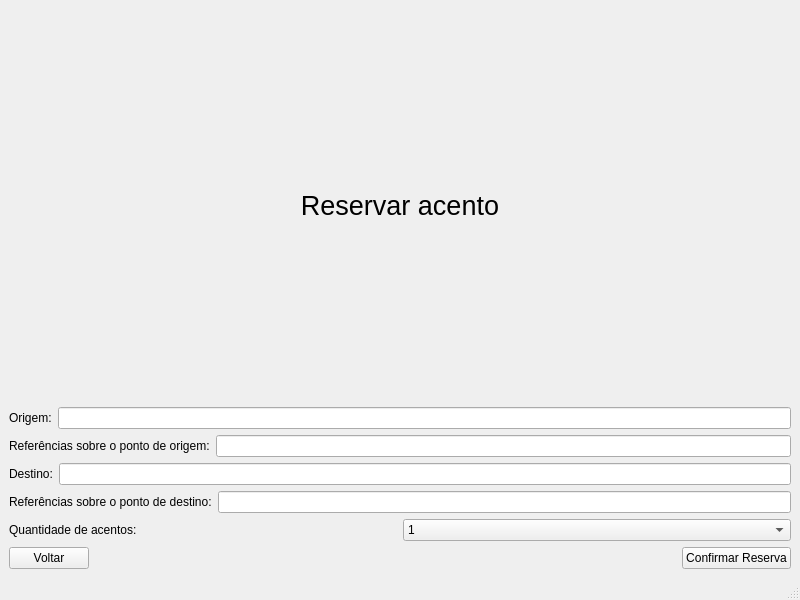
<?xml version="1.0" encoding="UTF-8"?>
<ui version="4.0">
 <class>MainWindow</class>
 <widget class="QMainWindow" name="MainWindow">
  <property name="geometry">
   <rect>
    <x>0</x>
    <y>0</y>
    <width>800</width>
    <height>600</height>
   </rect>
  </property>
  <property name="windowTitle">
   <string>MainWindow</string>
  </property>
  <widget class="QWidget" name="centralwidget">
   <layout class="QGridLayout" name="gridLayout">
    <item row="2" column="0">
     <layout class="QHBoxLayout" name="horizontalLayout_4">
      <item>
       <widget class="QLabel" name="label_5">
        <property name="text">
         <string>Referências sobre o ponto de origem:</string>
        </property>
       </widget>
      </item>
      <item>
       <widget class="QLineEdit" name="ref_origem"/>
      </item>
     </layout>
    </item>
    <item row="0" column="0">
     <widget class="QLabel" name="label">
      <property name="font">
       <font>
        <pointsize>20</pointsize>
       </font>
      </property>
      <property name="text">
       <string>Reservar acento</string>
      </property>
      <property name="alignment">
       <set>Qt::AlignCenter</set>
      </property>
     </widget>
    </item>
    <item row="3" column="0">
     <layout class="QHBoxLayout" name="horizontalLayout_3">
      <item>
       <widget class="QLabel" name="label_4">
        <property name="text">
         <string>Destino:</string>
        </property>
       </widget>
      </item>
      <item>
       <widget class="QLineEdit" name="line_destino">
        <property name="readOnly">
         <bool>true</bool>
        </property>
       </widget>
      </item>
     </layout>
    </item>
    <item row="4" column="0">
     <layout class="QHBoxLayout" name="horizontalLayout_5">
      <item>
       <widget class="QLabel" name="label_6">
        <property name="text">
         <string>Referências sobre o ponto de destino:</string>
        </property>
       </widget>
      </item>
      <item>
       <widget class="QLineEdit" name="ref_destino"/>
      </item>
     </layout>
    </item>
    <item row="1" column="0">
     <layout class="QHBoxLayout" name="horizontalLayout_2">
      <item>
       <widget class="QLabel" name="label_3">
        <property name="text">
         <string>Origem:</string>
        </property>
       </widget>
      </item>
      <item>
       <widget class="QLineEdit" name="line_origem">
        <property name="readOnly">
         <bool>true</bool>
        </property>
       </widget>
      </item>
     </layout>
    </item>
    <item row="6" column="0">
     <layout class="QHBoxLayout" name="horizontalLayout_6">
      <item>
       <widget class="QPushButton" name="pushButton">
        <property name="text">
         <string>Voltar</string>
        </property>
       </widget>
      </item>
      <item>
       <spacer name="horizontalSpacer">
        <property name="orientation">
         <enum>Qt::Horizontal</enum>
        </property>
        <property name="sizeHint" stdset="0">
         <size>
          <width>40</width>
          <height>20</height>
         </size>
        </property>
       </spacer>
      </item>
      <item>
       <widget class="QPushButton" name="pushButton_2">
        <property name="text">
         <string>Confirmar Reserva</string>
        </property>
       </widget>
      </item>
     </layout>
    </item>
    <item row="5" column="0">
     <layout class="QHBoxLayout" name="horizontalLayout">
      <item>
       <widget class="QLabel" name="label_2">
        <property name="text">
         <string>Quantidade de acentos:</string>
        </property>
       </widget>
      </item>
      <item>
       <widget class="QComboBox" name="comboBox">
        <item>
         <property name="text">
          <string>1</string>
         </property>
        </item>
        <item>
         <property name="text">
          <string>2</string>
         </property>
        </item>
        <item>
         <property name="text">
          <string>3</string>
         </property>
        </item>
        <item>
         <property name="text">
          <string>4</string>
         </property>
        </item>
        <item>
         <property name="text">
          <string>5</string>
         </property>
        </item>
        <item>
         <property name="text">
          <string>6</string>
         </property>
        </item>
        <item>
         <property name="text">
          <string>7</string>
         </property>
        </item>
        <item>
         <property name="text">
          <string>8</string>
         </property>
        </item>
        <item>
         <property name="text">
          <string>9</string>
         </property>
        </item>
        <item>
         <property name="text">
          <string>10</string>
         </property>
        </item>
        <item>
         <property name="text">
          <string>11</string>
         </property>
        </item>
        <item>
         <property name="text">
          <string>12</string>
         </property>
        </item>
        <item>
         <property name="text">
          <string>13</string>
         </property>
        </item>
        <item>
         <property name="text">
          <string>14</string>
         </property>
        </item>
        <item>
         <property name="text">
          <string>15</string>
         </property>
        </item>
        <item>
         <property name="text">
          <string>16</string>
         </property>
        </item>
        <item>
         <property name="text">
          <string>17</string>
         </property>
        </item>
        <item>
         <property name="text">
          <string>18</string>
         </property>
        </item>
        <item>
         <property name="text">
          <string>19</string>
         </property>
        </item>
        <item>
         <property name="text">
          <string>20</string>
         </property>
        </item>
        <item>
         <property name="text">
          <string>21</string>
         </property>
        </item>
        <item>
         <property name="text">
          <string>22</string>
         </property>
        </item>
        <item>
         <property name="text">
          <string>23</string>
         </property>
        </item>
        <item>
         <property name="text">
          <string>24</string>
         </property>
        </item>
        <item>
         <property name="text">
          <string>25</string>
         </property>
        </item>
        <item>
         <property name="text">
          <string>26</string>
         </property>
        </item>
        <item>
         <property name="text">
          <string>27</string>
         </property>
        </item>
        <item>
         <property name="text">
          <string>28</string>
         </property>
        </item>
        <item>
         <property name="text">
          <string>29</string>
         </property>
        </item>
        <item>
         <property name="text">
          <string>30</string>
         </property>
        </item>
       </widget>
      </item>
     </layout>
    </item>
   </layout>
  </widget>
  <widget class="QMenuBar" name="menubar">
   <property name="geometry">
    <rect>
     <x>0</x>
     <y>0</y>
     <width>800</width>
     <height>26</height>
    </rect>
   </property>
  </widget>
  <widget class="QStatusBar" name="statusbar"/>
 </widget>
 <resources/>
 <connections/>
</ui>
